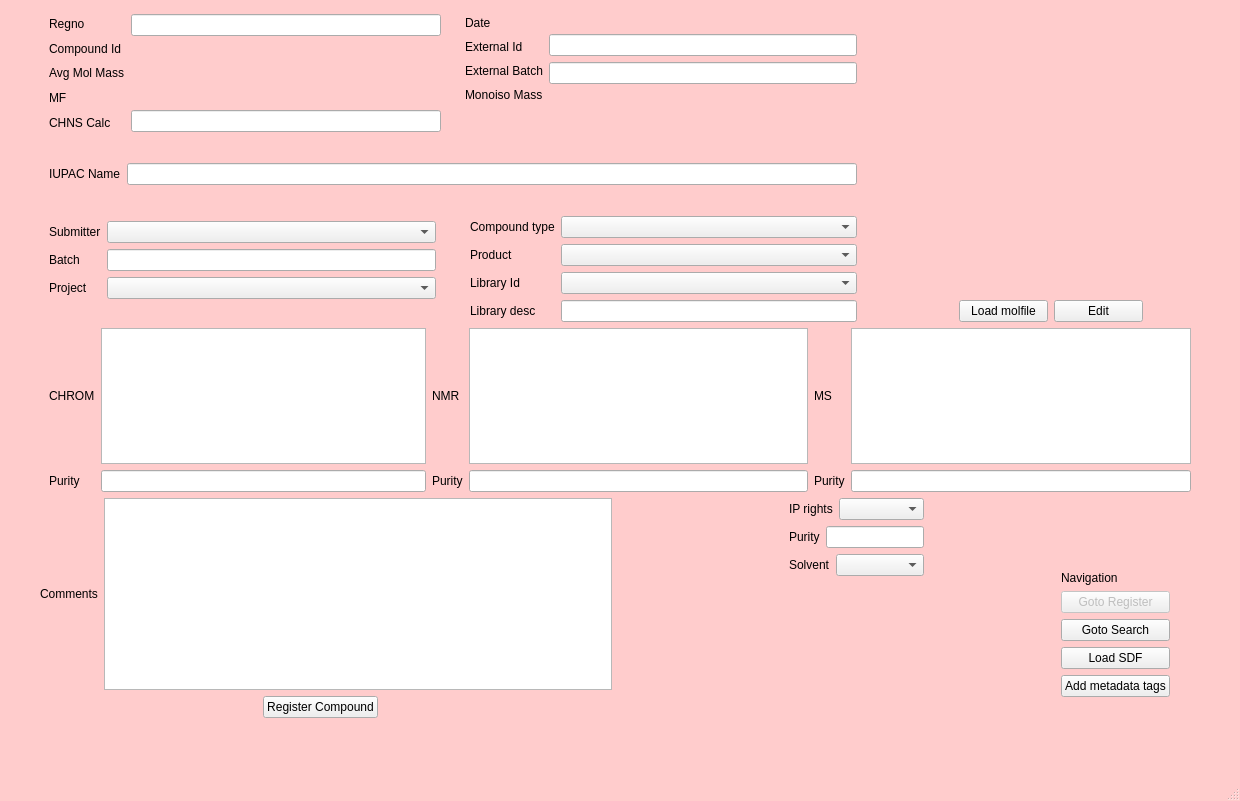
<?xml version="1.0" encoding="UTF-8"?>
<ui version="4.0">
 <class>MainWindow</class>
 <widget class="QMainWindow" name="MainWindow">
  <property name="geometry">
   <rect>
    <x>0</x>
    <y>0</y>
    <width>1240</width>
    <height>801</height>
   </rect>
  </property>
  <property name="windowTitle">
   <string>Edit compound</string>
  </property>
  <property name="styleSheet">
   <string notr="true">QMainWindow#MainWindow{
background-color: rgb(255, 204, 204)
}
QWidget#centralwidget{
background-color: rgb(255, 204, 204)
}</string>
  </property>
  <widget class="QWidget" name="centralwidget">
   <layout class="QGridLayout" name="gridLayout">
    <item row="0" column="1">
     <spacer name="verticalSpacer_2">
      <property name="orientation">
       <enum>Qt::Vertical</enum>
      </property>
      <property name="sizeType">
       <enum>QSizePolicy::MinimumExpanding</enum>
      </property>
      <property name="sizeHint" stdset="0">
       <size>
        <width>20</width>
        <height>5</height>
       </size>
      </property>
     </spacer>
    </item>
    <item row="1" column="0" colspan="2">
     <layout class="QVBoxLayout" name="verticalLayout_24">
      <item>
       <spacer name="verticalSpacer">
        <property name="orientation">
         <enum>Qt::Vertical</enum>
        </property>
        <property name="sizeHint" stdset="0">
         <size>
          <width>20</width>
          <height>40</height>
         </size>
        </property>
       </spacer>
      </item>
      <item>
       <layout class="QHBoxLayout" name="horizontalLayout_12">
        <item>
         <spacer name="horizontalSpacer_4">
          <property name="orientation">
           <enum>Qt::Horizontal</enum>
          </property>
          <property name="sizeType">
           <enum>QSizePolicy::Preferred</enum>
          </property>
          <property name="sizeHint" stdset="0">
           <size>
            <width>40</width>
            <height>20</height>
           </size>
          </property>
         </spacer>
        </item>
        <item>
         <layout class="QVBoxLayout" name="verticalLayout_20">
          <item>
           <layout class="QHBoxLayout" name="horizontalLayout_8">
            <item>
             <layout class="QHBoxLayout" name="horizontalLayout_6">
              <item>
               <layout class="QVBoxLayout" name="verticalLayout_10">
                <property name="sizeConstraint">
                 <enum>QLayout::SetMinAndMaxSize</enum>
                </property>
                <item>
                 <widget class="QLabel" name="label_16">
                  <property name="text">
                   <string>Regno</string>
                  </property>
                 </widget>
                </item>
                <item>
                 <widget class="QLabel" name="label_41">
                  <property name="text">
                   <string>Compound Id</string>
                  </property>
                 </widget>
                </item>
                <item>
                 <widget class="QLabel" name="label_42">
                  <property name="text">
                   <string>Avg Mol Mass</string>
                  </property>
                 </widget>
                </item>
                <item>
                 <widget class="QLabel" name="label_43">
                  <property name="text">
                   <string>MF</string>
                  </property>
                 </widget>
                </item>
                <item>
                 <widget class="QLabel" name="label_44">
                  <property name="text">
                   <string>CHNS Calc</string>
                  </property>
                 </widget>
                </item>
               </layout>
              </item>
              <item>
               <layout class="QVBoxLayout" name="verticalLayout_2">
                <item>
                 <widget class="QLineEdit" name="regno_eb">
                  <property name="styleSheet">
                   <string notr="true">background-color:&quot;transparent&quot;</string>
                  </property>
                  <property name="readOnly">
                   <bool>true</bool>
                  </property>
                 </widget>
                </item>
                <item>
                 <widget class="QLabel" name="compoundid_lab">
                  <property name="focusPolicy">
                   <enum>Qt::StrongFocus</enum>
                  </property>
                  <property name="text">
                   <string/>
                  </property>
                  <property name="textInteractionFlags">
                   <set>Qt::LinksAccessibleByMouse|Qt::TextSelectableByMouse</set>
                  </property>
                 </widget>
                </item>
                <item>
                 <widget class="QLabel" name="avgmolmass_lab">
                  <property name="focusPolicy">
                   <enum>Qt::StrongFocus</enum>
                  </property>
                  <property name="text">
                   <string/>
                  </property>
                  <property name="textInteractionFlags">
                   <set>Qt::LinksAccessibleByMouse|Qt::TextSelectableByMouse</set>
                  </property>
                 </widget>
                </item>
                <item>
                 <widget class="QLabel" name="mf_eb">
                  <property name="text">
                   <string/>
                  </property>
                 </widget>
                </item>
                <item>
                 <widget class="QLineEdit" name="chns_eb">
                  <property name="styleSheet">
                   <string notr="true">background-color:&quot;transparent&quot;</string>
                  </property>
                  <property name="readOnly">
                   <bool>true</bool>
                  </property>
                 </widget>
                </item>
               </layout>
              </item>
             </layout>
            </item>
            <item>
             <spacer name="horizontalSpacer_20">
              <property name="orientation">
               <enum>Qt::Horizontal</enum>
              </property>
              <property name="sizeType">
               <enum>QSizePolicy::Preferred</enum>
              </property>
              <property name="sizeHint" stdset="0">
               <size>
                <width>18</width>
                <height>20</height>
               </size>
              </property>
             </spacer>
            </item>
            <item>
             <layout class="QVBoxLayout" name="verticalLayout_19">
              <item>
               <layout class="QHBoxLayout" name="horizontalLayout_24">
                <item>
                 <layout class="QVBoxLayout" name="verticalLayout_9">
                  <item>
                   <widget class="QLabel" name="label_37">
                    <property name="text">
                     <string>Date</string>
                    </property>
                   </widget>
                  </item>
                  <item>
                   <widget class="QLabel" name="label_38">
                    <property name="text">
                     <string>External Id</string>
                    </property>
                   </widget>
                  </item>
                  <item>
                   <widget class="QLabel" name="label_39">
                    <property name="text">
                     <string>External Batch</string>
                    </property>
                   </widget>
                  </item>
                  <item>
                   <widget class="QLabel" name="label_40">
                    <property name="text">
                     <string>Monoiso Mass</string>
                    </property>
                   </widget>
                  </item>
                 </layout>
                </item>
                <item>
                 <layout class="QVBoxLayout" name="verticalLayout_8">
                  <item>
                   <widget class="QLabel" name="date_lab">
                    <property name="text">
                     <string/>
                    </property>
                   </widget>
                  </item>
                  <item>
                   <widget class="QLineEdit" name="externalid_eb"/>
                  </item>
                  <item>
                   <widget class="QLineEdit" name="externalbatch_eb"/>
                  </item>
                  <item>
                   <widget class="QLabel" name="monoisomass_lab">
                    <property name="text">
                     <string/>
                    </property>
                    <property name="textInteractionFlags">
                     <set>Qt::LinksAccessibleByMouse|Qt::TextSelectableByMouse</set>
                    </property>
                   </widget>
                  </item>
                 </layout>
                </item>
               </layout>
              </item>
              <item>
               <spacer name="verticalSpacer_3">
                <property name="orientation">
                 <enum>Qt::Vertical</enum>
                </property>
                <property name="sizeHint" stdset="0">
                 <size>
                  <width>20</width>
                  <height>28</height>
                 </size>
                </property>
               </spacer>
              </item>
             </layout>
            </item>
           </layout>
          </item>
          <item>
           <spacer name="verticalSpacer_14">
            <property name="orientation">
             <enum>Qt::Vertical</enum>
            </property>
            <property name="sizeHint" stdset="0">
             <size>
              <width>20</width>
              <height>13</height>
             </size>
            </property>
           </spacer>
          </item>
          <item>
           <layout class="QHBoxLayout" name="horizontalLayout">
            <item>
             <widget class="QLabel" name="label_18">
              <property name="text">
               <string>IUPAC Name</string>
              </property>
             </widget>
            </item>
            <item>
             <widget class="QLineEdit" name="iupac_eb"/>
            </item>
           </layout>
          </item>
          <item>
           <spacer name="verticalSpacer_15">
            <property name="orientation">
             <enum>Qt::Vertical</enum>
            </property>
            <property name="sizeHint" stdset="0">
             <size>
              <width>770</width>
              <height>13</height>
             </size>
            </property>
           </spacer>
          </item>
          <item>
           <layout class="QHBoxLayout" name="horizontalLayout_9">
            <item>
             <layout class="QVBoxLayout" name="verticalLayout_11">
              <item>
               <layout class="QHBoxLayout" name="horizontalLayout_2">
                <item>
                 <layout class="QVBoxLayout" name="verticalLayout_16">
                  <item>
                   <widget class="QLabel" name="label_5">
                    <property name="text">
                     <string>Submitter</string>
                    </property>
                   </widget>
                  </item>
                  <item>
                   <widget class="QLabel" name="label_13">
                    <property name="text">
                     <string>Batch</string>
                    </property>
                   </widget>
                  </item>
                  <item>
                   <widget class="QLabel" name="label_14">
                    <property name="text">
                     <string>Project</string>
                    </property>
                   </widget>
                  </item>
                 </layout>
                </item>
                <item>
                 <layout class="QVBoxLayout" name="verticalLayout_17">
                  <item>
                   <widget class="QComboBox" name="submitter_cb">
                    <property name="styleSheet">
                     <string notr="true">[ok='false']{
	border-style: solid;
	border-color: rgb(32, 74, 135);
	border-width: 3px;
	border-radius: 5px;
}

[ok='true']{}</string>
                    </property>
                    <property name="ok" stdset="0">
                     <bool>false</bool>
                    </property>
                   </widget>
                  </item>
                  <item>
                   <widget class="QLineEdit" name="batch_eb">
                    <property name="styleSheet">
                     <string notr="true">[ok='false']{
	border-style: solid;
	border-color: rgb(32, 74, 135);
	border-width: 3px;
	border-radius: 5px;
}

[ok='true']{}</string>
                    </property>
                    <property name="ok" stdset="0">
                     <bool>false</bool>
                    </property>
                   </widget>
                  </item>
                  <item>
                   <widget class="QComboBox" name="project_cb">
                    <property name="styleSheet">
                     <string notr="true">[ok='false']{
	border-style: solid;
	border-color: rgb(32, 74, 135);
	border-width: 3px;
	border-radius: 5px;
}

[ok='true']{}</string>
                    </property>
                    <property name="ok" stdset="0">
                     <bool>false</bool>
                    </property>
                   </widget>
                  </item>
                 </layout>
                </item>
               </layout>
              </item>
              <item>
               <spacer name="verticalSpacer_4">
                <property name="orientation">
                 <enum>Qt::Vertical</enum>
                </property>
                <property name="sizeType">
                 <enum>QSizePolicy::Preferred</enum>
                </property>
                <property name="sizeHint" stdset="0">
                 <size>
                  <width>20</width>
                  <height>18</height>
                 </size>
                </property>
               </spacer>
              </item>
             </layout>
            </item>
            <item>
             <spacer name="horizontalSpacer_19">
              <property name="orientation">
               <enum>Qt::Horizontal</enum>
              </property>
              <property name="sizeType">
               <enum>QSizePolicy::Preferred</enum>
              </property>
              <property name="sizeHint" stdset="0">
               <size>
                <width>28</width>
                <height>20</height>
               </size>
              </property>
             </spacer>
            </item>
            <item>
             <layout class="QHBoxLayout" name="horizontalLayout_3">
              <item>
               <layout class="QVBoxLayout" name="verticalLayout_3">
                <item>
                 <widget class="QLabel" name="label_4">
                  <property name="text">
                   <string>Compound type</string>
                  </property>
                 </widget>
                </item>
                <item>
                 <widget class="QLabel" name="label_7">
                  <property name="text">
                   <string>Product</string>
                  </property>
                 </widget>
                </item>
                <item>
                 <widget class="QLabel" name="label_8">
                  <property name="text">
                   <string>Library Id</string>
                  </property>
                 </widget>
                </item>
                <item>
                 <widget class="QLabel" name="label_9">
                  <property name="text">
                   <string>Library desc</string>
                  </property>
                 </widget>
                </item>
               </layout>
              </item>
              <item>
               <layout class="QVBoxLayout" name="verticalLayout_12">
                <item>
                 <widget class="QComboBox" name="compoundtype_cb">
                  <property name="styleSheet">
                   <string notr="true">[ok='false']{
	border-style: solid;
	border-color: rgb(32, 74, 135);
	border-width: 3px;
	border-radius: 5px;
}

[ok='true']{}</string>
                  </property>
                  <property name="ok" stdset="0">
                   <bool>false</bool>
                  </property>
                 </widget>
                </item>
                <item>
                 <widget class="QComboBox" name="product_cb">
                  <property name="styleSheet">
                   <string notr="true">[ok='false']{
	border-style: solid;
	border-color: rgb(32, 74, 135);
	border-width: 3px;
	border-radius: 5px;
}

[ok='true']{}</string>
                  </property>
                  <property name="ok" stdset="0">
                   <bool>false</bool>
                  </property>
                 </widget>
                </item>
                <item>
                 <widget class="QComboBox" name="libraryid_cb"/>
                </item>
                <item>
                 <widget class="QLineEdit" name="librarydesc_eb">
                  <property name="font">
                   <font>
                    <pointsize>8</pointsize>
                   </font>
                  </property>
                  <property name="styleSheet">
                   <string notr="true">background-color:&quot;transparent&quot;</string>
                  </property>
                  <property name="readOnly">
                   <bool>true</bool>
                  </property>
                 </widget>
                </item>
               </layout>
              </item>
             </layout>
            </item>
           </layout>
          </item>
         </layout>
        </item>
        <item>
         <spacer name="horizontalSpacer_13">
          <property name="orientation">
           <enum>Qt::Horizontal</enum>
          </property>
          <property name="sizeType">
           <enum>QSizePolicy::Preferred</enum>
          </property>
          <property name="sizeHint" stdset="0">
           <size>
            <width>48</width>
            <height>20</height>
           </size>
          </property>
         </spacer>
        </item>
        <item>
         <layout class="QVBoxLayout" name="verticalLayout_21">
          <item>
           <widget class="QLabel" name="structure_lab">
            <property name="sizePolicy">
             <sizepolicy hsizetype="Ignored" vsizetype="Ignored">
              <horstretch>0</horstretch>
              <verstretch>0</verstretch>
             </sizepolicy>
            </property>
            <property name="minimumSize">
             <size>
              <width>280</width>
              <height>280</height>
             </size>
            </property>
            <property name="maximumSize">
             <size>
              <width>280</width>
              <height>280</height>
             </size>
            </property>
            <property name="sizeIncrement">
             <size>
              <width>0</width>
              <height>0</height>
             </size>
            </property>
            <property name="baseSize">
             <size>
              <width>0</width>
              <height>0</height>
             </size>
            </property>
            <property name="cursor">
             <cursorShape>PointingHandCursor</cursorShape>
            </property>
            <property name="mouseTracking">
             <bool>true</bool>
            </property>
            <property name="focusPolicy">
             <enum>Qt::ClickFocus</enum>
            </property>
            <property name="styleSheet">
             <string notr="true">[ok='false']{
	background-color: rgb(211, 215, 207); 
	border: 3px solid rgb(32, 74, 135);
}
[ok='true']{
	background-color: rgb(211, 215, 207);
	border: 1px solid black;
}
</string>
            </property>
            <property name="frameShape">
             <enum>QFrame::NoFrame</enum>
            </property>
            <property name="text">
             <string/>
            </property>
            <property name="ok" stdset="0">
             <bool>false</bool>
            </property>
           </widget>
          </item>
          <item>
           <layout class="QHBoxLayout" name="horizontalLayout_14">
            <item>
             <spacer name="horizontalSpacer_22">
              <property name="orientation">
               <enum>Qt::Horizontal</enum>
              </property>
              <property name="sizeType">
               <enum>QSizePolicy::Preferred</enum>
              </property>
              <property name="sizeHint" stdset="0">
               <size>
                <width>48</width>
                <height>20</height>
               </size>
              </property>
             </spacer>
            </item>
            <item>
             <widget class="QPushButton" name="loadmol_btn">
              <property name="enabled">
               <bool>true</bool>
              </property>
              <property name="text">
               <string>Load molfile</string>
              </property>
             </widget>
            </item>
            <item>
             <widget class="QPushButton" name="editmol_btn">
              <property name="styleSheet">
               <string notr="true">[ok='false']{
	border-style: solid;
	border-color: rgb(32, 74, 135);
	border-width: 3px;
	border-radius: 5px;
}

[ok='true']{}</string>
              </property>
              <property name="text">
               <string>Edit</string>
              </property>
              <property name="ok" stdset="0">
               <bool>false</bool>
              </property>
             </widget>
            </item>
            <item>
             <spacer name="horizontalSpacer_21">
              <property name="orientation">
               <enum>Qt::Horizontal</enum>
              </property>
              <property name="sizeType">
               <enum>QSizePolicy::Preferred</enum>
              </property>
              <property name="sizeHint" stdset="0">
               <size>
                <width>48</width>
                <height>20</height>
               </size>
              </property>
             </spacer>
            </item>
           </layout>
          </item>
         </layout>
        </item>
        <item>
         <spacer name="horizontalSpacer_3">
          <property name="orientation">
           <enum>Qt::Horizontal</enum>
          </property>
          <property name="sizeType">
           <enum>QSizePolicy::Preferred</enum>
          </property>
          <property name="sizeHint" stdset="0">
           <size>
            <width>40</width>
            <height>20</height>
           </size>
          </property>
         </spacer>
        </item>
       </layout>
      </item>
      <item>
       <layout class="QHBoxLayout" name="horizontalLayout_10">
        <item>
         <spacer name="horizontalSpacer_5">
          <property name="orientation">
           <enum>Qt::Horizontal</enum>
          </property>
          <property name="sizeType">
           <enum>QSizePolicy::Preferred</enum>
          </property>
          <property name="sizeHint" stdset="0">
           <size>
            <width>40</width>
            <height>20</height>
           </size>
          </property>
         </spacer>
        </item>
        <item>
         <layout class="QGridLayout" name="gridLayout_2">
          <item row="0" column="0">
           <widget class="QLabel" name="label_10">
            <property name="text">
             <string>CHROM</string>
            </property>
           </widget>
          </item>
          <item row="0" column="1">
           <widget class="QPlainTextEdit" name="chrom_text">
            <property name="maximumSize">
             <size>
              <width>16777215</width>
              <height>16777215</height>
             </size>
            </property>
            <property name="font">
             <font>
              <pointsize>8</pointsize>
             </font>
            </property>
           </widget>
          </item>
          <item row="1" column="0">
           <widget class="QLabel" name="label_11">
            <property name="text">
             <string>Purity</string>
            </property>
           </widget>
          </item>
          <item row="1" column="1">
           <widget class="QLineEdit" name="chrompurity_eb"/>
          </item>
         </layout>
        </item>
        <item>
         <layout class="QGridLayout" name="gridLayout_3">
          <item row="0" column="0">
           <widget class="QLabel" name="label_12">
            <property name="text">
             <string>NMR</string>
            </property>
           </widget>
          </item>
          <item row="0" column="1">
           <widget class="QPlainTextEdit" name="nmr_text">
            <property name="maximumSize">
             <size>
              <width>16777215</width>
              <height>16777215</height>
             </size>
            </property>
            <property name="font">
             <font>
              <pointsize>8</pointsize>
             </font>
            </property>
           </widget>
          </item>
          <item row="1" column="0">
           <widget class="QLabel" name="label_15">
            <property name="text">
             <string>Purity</string>
            </property>
           </widget>
          </item>
          <item row="1" column="1">
           <widget class="QLineEdit" name="nmrpurity_eb"/>
          </item>
         </layout>
        </item>
        <item>
         <layout class="QGridLayout" name="gridLayout_4">
          <item row="0" column="0">
           <widget class="QLabel" name="label_19">
            <property name="text">
             <string>MS</string>
            </property>
           </widget>
          </item>
          <item row="0" column="1">
           <widget class="QPlainTextEdit" name="ms_text">
            <property name="maximumSize">
             <size>
              <width>16777215</width>
              <height>16777215</height>
             </size>
            </property>
            <property name="font">
             <font>
              <pointsize>8</pointsize>
             </font>
            </property>
           </widget>
          </item>
          <item row="1" column="0">
           <widget class="QLabel" name="label_20">
            <property name="text">
             <string>Purity</string>
            </property>
           </widget>
          </item>
          <item row="1" column="1">
           <widget class="QLineEdit" name="mspurity_eb"/>
          </item>
         </layout>
        </item>
        <item>
         <spacer name="horizontalSpacer_23">
          <property name="orientation">
           <enum>Qt::Horizontal</enum>
          </property>
          <property name="sizeType">
           <enum>QSizePolicy::Preferred</enum>
          </property>
          <property name="sizeHint" stdset="0">
           <size>
            <width>40</width>
            <height>20</height>
           </size>
          </property>
         </spacer>
        </item>
       </layout>
      </item>
      <item>
       <layout class="QHBoxLayout" name="horizontalLayout_15">
        <item>
         <spacer name="horizontalSpacer_6">
          <property name="orientation">
           <enum>Qt::Horizontal</enum>
          </property>
          <property name="sizeType">
           <enum>QSizePolicy::Preferred</enum>
          </property>
          <property name="sizeHint" stdset="0">
           <size>
            <width>40</width>
            <height>20</height>
           </size>
          </property>
         </spacer>
        </item>
        <item>
         <layout class="QVBoxLayout" name="verticalLayout_22">
          <item>
           <layout class="QHBoxLayout" name="horizontalLayout_23">
            <item>
             <widget class="QLabel" name="label_34">
              <property name="text">
               <string>Comments</string>
              </property>
             </widget>
            </item>
            <item>
             <widget class="QPlainTextEdit" name="comments_text">
              <property name="maximumSize">
               <size>
                <width>16777215</width>
                <height>16777215</height>
               </size>
              </property>
             </widget>
            </item>
           </layout>
          </item>
          <item>
           <layout class="QHBoxLayout" name="horizontalLayout_11">
            <item>
             <spacer name="horizontalSpacer_24">
              <property name="orientation">
               <enum>Qt::Horizontal</enum>
              </property>
              <property name="sizeType">
               <enum>QSizePolicy::Preferred</enum>
              </property>
              <property name="sizeHint" stdset="0">
               <size>
                <width>228</width>
                <height>20</height>
               </size>
              </property>
             </spacer>
            </item>
            <item>
             <widget class="QPushButton" name="regcompound_btn">
              <property name="text">
               <string>Register Compound</string>
              </property>
             </widget>
            </item>
            <item>
             <spacer name="horizontalSpacer_25">
              <property name="orientation">
               <enum>Qt::Horizontal</enum>
              </property>
              <property name="sizeType">
               <enum>QSizePolicy::Preferred</enum>
              </property>
              <property name="sizeHint" stdset="0">
               <size>
                <width>238</width>
                <height>20</height>
               </size>
              </property>
             </spacer>
            </item>
           </layout>
          </item>
          <item>
           <spacer name="verticalSpacer_19">
            <property name="orientation">
             <enum>Qt::Vertical</enum>
            </property>
            <property name="sizeHint" stdset="0">
             <size>
              <width>20</width>
              <height>48</height>
             </size>
            </property>
           </spacer>
          </item>
         </layout>
        </item>
        <item>
         <spacer name="horizontalSpacer_15">
          <property name="orientation">
           <enum>Qt::Horizontal</enum>
          </property>
          <property name="sizeType">
           <enum>QSizePolicy::Preferred</enum>
          </property>
          <property name="sizeHint" stdset="0">
           <size>
            <width>180</width>
            <height>20</height>
           </size>
          </property>
         </spacer>
        </item>
        <item>
         <layout class="QVBoxLayout" name="verticalLayout_25">
          <item>
           <layout class="QHBoxLayout" name="horizontalLayout_13">
            <item>
             <widget class="QLabel" name="label_27">
              <property name="sizePolicy">
               <sizepolicy hsizetype="Maximum" vsizetype="Preferred">
                <horstretch>0</horstretch>
                <verstretch>0</verstretch>
               </sizepolicy>
              </property>
              <property name="text">
               <string>IP rights</string>
              </property>
             </widget>
            </item>
            <item>
             <widget class="QComboBox" name="ip_rights_cb">
              <property name="enabled">
               <bool>true</bool>
              </property>
              <property name="focusPolicy">
               <enum>Qt::StrongFocus</enum>
              </property>
              <property name="styleSheet">
               <string notr="true">[ok='false']{
	border-style: solid;
	border-color: rgb(32, 74, 135);
	border-width: 3px;
	border-radius: 5px;
}

[ok='true']{}</string>
              </property>
              <property name="ok" stdset="0">
               <bool>false</bool>
              </property>
             </widget>
            </item>
           </layout>
          </item>
          <item>
           <layout class="QHBoxLayout" name="horizontalLayout_16">
            <item>
             <widget class="QLabel" name="label_28">
              <property name="text">
               <string>Purity</string>
              </property>
             </widget>
            </item>
            <item>
             <widget class="QLineEdit" name="purity_eb">
              <property name="sizePolicy">
               <sizepolicy hsizetype="Preferred" vsizetype="Fixed">
                <horstretch>0</horstretch>
                <verstretch>0</verstretch>
               </sizepolicy>
              </property>
              <property name="styleSheet">
               <string notr="true"/>
              </property>
              <property name="readOnly">
               <bool>false</bool>
              </property>
             </widget>
            </item>
           </layout>
          </item>
          <item>
           <layout class="QHBoxLayout" name="horizontalLayout_5">
            <item>
             <widget class="QLabel" name="label_24">
              <property name="sizePolicy">
               <sizepolicy hsizetype="Maximum" vsizetype="Preferred">
                <horstretch>0</horstretch>
                <verstretch>0</verstretch>
               </sizepolicy>
              </property>
              <property name="text">
               <string>Solvent</string>
              </property>
             </widget>
            </item>
            <item>
             <widget class="QComboBox" name="solvent_cb">
              <property name="enabled">
               <bool>true</bool>
              </property>
              <property name="focusPolicy">
               <enum>Qt::StrongFocus</enum>
              </property>
             </widget>
            </item>
           </layout>
          </item>
          <item>
           <spacer name="verticalSpacer_10">
            <property name="orientation">
             <enum>Qt::Vertical</enum>
            </property>
            <property name="sizeType">
             <enum>QSizePolicy::Preferred</enum>
            </property>
            <property name="sizeHint" stdset="0">
             <size>
              <width>20</width>
              <height>250</height>
             </size>
            </property>
           </spacer>
          </item>
         </layout>
        </item>
        <item>
         <spacer name="horizontalSpacer_16">
          <property name="orientation">
           <enum>Qt::Horizontal</enum>
          </property>
          <property name="sizeType">
           <enum>QSizePolicy::Preferred</enum>
          </property>
          <property name="sizeHint" stdset="0">
           <size>
            <width>140</width>
            <height>20</height>
           </size>
          </property>
         </spacer>
        </item>
        <item>
         <layout class="QVBoxLayout" name="verticalLayout_23">
          <item>
           <layout class="QVBoxLayout" name="verticalLayout_7">
            <item>
             <spacer name="verticalSpacer_5">
              <property name="orientation">
               <enum>Qt::Vertical</enum>
              </property>
              <property name="sizeHint" stdset="0">
               <size>
                <width>20</width>
                <height>40</height>
               </size>
              </property>
             </spacer>
            </item>
            <item>
             <widget class="QLabel" name="label_6">
              <property name="text">
               <string>Navigation</string>
              </property>
             </widget>
            </item>
            <item>
             <widget class="QPushButton" name="gotorer_btn">
              <property name="enabled">
               <bool>false</bool>
              </property>
              <property name="text">
               <string>Goto Register</string>
              </property>
             </widget>
            </item>
            <item>
             <widget class="QPushButton" name="gotosearch_btn">
              <property name="text">
               <string>Goto Search</string>
              </property>
             </widget>
            </item>
            <item>
             <widget class="QPushButton" name="loadsdf_btn">
              <property name="text">
               <string>Load SDF</string>
              </property>
             </widget>
            </item>
            <item>
             <widget class="QPushButton" name="addmeta_btn">
              <property name="text">
               <string>Add metadata tags</string>
              </property>
             </widget>
            </item>
            <item>
             <spacer name="verticalSpacer_11">
              <property name="orientation">
               <enum>Qt::Vertical</enum>
              </property>
              <property name="sizeHint" stdset="0">
               <size>
                <width>20</width>
                <height>48</height>
               </size>
              </property>
             </spacer>
            </item>
           </layout>
          </item>
         </layout>
        </item>
        <item>
         <spacer name="horizontalSpacer_17">
          <property name="orientation">
           <enum>Qt::Horizontal</enum>
          </property>
          <property name="sizeType">
           <enum>QSizePolicy::Preferred</enum>
          </property>
          <property name="sizeHint" stdset="0">
           <size>
            <width>70</width>
            <height>20</height>
           </size>
          </property>
         </spacer>
        </item>
       </layout>
      </item>
     </layout>
    </item>
   </layout>
  </widget>
  <widget class="QMenuBar" name="menubar">
   <property name="geometry">
    <rect>
     <x>0</x>
     <y>0</y>
     <width>1240</width>
     <height>21</height>
    </rect>
   </property>
  </widget>
  <widget class="QStatusBar" name="statusbar"/>
 </widget>
 <resources/>
 <connections/>
</ui>
